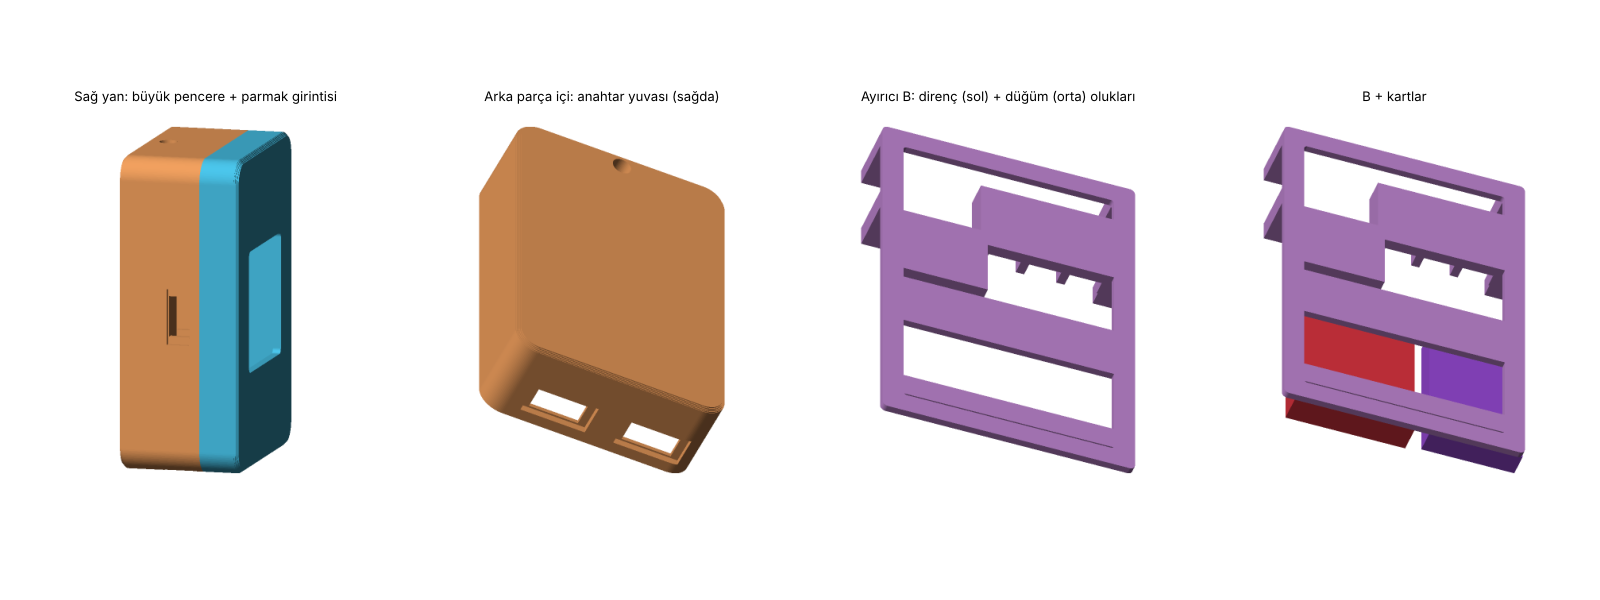

Reproduce this figure in Python.
import numpy as np, trimesh, matplotlib
matplotlib.use("Agg"); import matplotlib.pyplot as plt
src = open("/home/claude/eyes_keychain_case/render_preview.py").read()
exec(src[src.index("def rasterize"):src.index("views = [")])
P = dict(trimesh.load("_assembly.glb", force="scene").geometry)
CF, CB, CBB = (0.30, 0.79, 0.94), (0.96, 0.64, 0.38), (0.78, 0.55, 0.85)
views = [("Sağ yan: büyük pencere + parmak girintisi", [(P["front"], CF), (P["back"], CB)], 75, 10),
         ("Arka parça içi: anahtar yuvası (sağda)", [(P["back"], CB), (P["c_anahtar gövdesi"], (0.3, 0.3, 0.3))], 205, -50),
         ("Ayırıcı B: direnç (sol) + düğüm (orta) olukları", [(P["ayirici_B"], CBB)], 200, -45),
         ("B + kartlar", [(P["ayirici_B"], CBB), (P["c_ESP32-C3"], (0.9, 0.22, 0.27)), (P["c_TP4056"], (0.62, 0.31, 0.87))], 200, -45)]
fig = plt.figure(figsize=(16, 6), dpi=100)
for i, (t, ms, az, el) in enumerate(views):
    ax = fig.add_subplot(1, 4, i + 1); ax.imshow(rasterize(ms, az, el, size=480)); ax.set_title(t, fontsize=9.5); ax.axis("off")
plt.tight_layout(); plt.savefig("preview_v5.png", facecolor="white")
